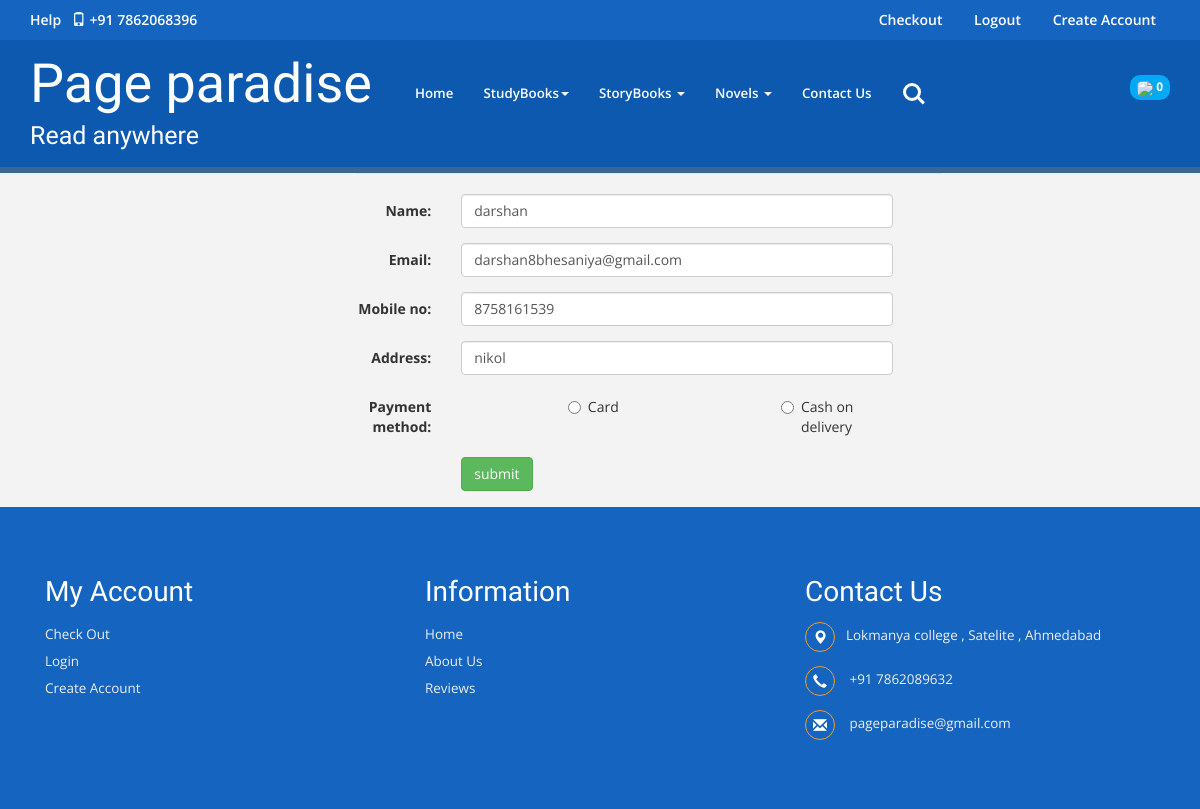
Screenshot of /checkout.php (signed in) with the database file from the repository.
### tables this page shows
CREATE TABLE `registration` (
  `registration_id` int(11) NOT NULL,
  `name` varchar(100) NOT NULL,
  `email` varchar(50) NOT NULL,
  `password` varchar(20) NOT NULL,
  `address` varchar(150) NOT NULL,
  `city` varchar(50) NOT NULL,
  `area` varchar(50) NOT NULL,
  `postalcode` varchar(6) NOT NULL,
  `gender` varchar(10) NOT NULL,
  `mobile` varchar(10) NOT NULL
);

### checkout.php (the view, shortened to what this page needs)
<?php
    include('header.php');
    include("database.php");
?>
<?php
if(isset($_SESSION['email']))
{
    $result=mysqli_query($conn,"SELECT * FROM `registration` WHERE `email`='".$_SESSION['email']."'");
    $row=mysqli_fetch_array($result);
}
?>
<div class="row" style="background-color:#F3F3F3;">
<div class="col-sm-6 col-sm-offset-3">
<form class="form-horizontal" method="post" enctype="multipart/form-data">
    <legend class="text-danger col-sm-offset-1"></legend>
        <div class="form-group">
            <label class="control-label col-sm-3">Name:</label>
            <div class="col-sm-9">
                <input type="text" class="form-control"  name="name"  value="<?php echo $row['name']; ?>"/>
            </div>
        </div>
        <div class="form-group">
            <label class="control-label col-sm-3">Email:</label>
            <div class="col-sm-9">
                <input type="email" class="form-control"  name="email" value="<?php echo $row['email']; ?>"
                            readonly="readonly"/>
            </div>
        </div>
        <div class="form-group">
            <label class="control-label col-sm-3">Mobile no:</label>
            <div class="col-sm-9">
                <input type="text" class="form-control"  name="mobile" value="<?php echo $row['mobile']; ?>"/>
            </div>
        </div>
        <div class="form-group">
            <label class="control-label col-sm-3">Address:</label>
            <div class="col-sm-9">
               <input type="text" class="form-control" name="address" value="<?php echo $row['address']; ?>"/>
            </div>
        </div>
         <div class="form-group">
            <label class="control-label col-sm-3">Payment method:</label>
            <div class="col-sm-9 radio radio-inline">
               <label class="col-sm-3 col-sm-offset-3"><input type="radio" name="cardo" id="crd" value="card" required/>Card</label>
               <label class="col-sm-3 col-sm-offset-3"><input type="radio" name="cardo" id="cash" value="cash" required/>Cash on delivery</label>
           <br><br>
        </div>
        </div> <div class="form-group">
             <div class="col-sm-offset-3 col-sm-9">
                <input type="submit" class="btn btn-success" name="submit"  value="submit"/>
             </div>
         </div>
    <div class="col-sm-1"></div>
</div>
</div>
<?php include('footer.php'); ?>

### css/style.css (style rules this page uses)
body { padding:0 0; margin:0 0; font-family: 'Open Sans', sans-serif; }

### rows the page displays
registration: name "darshan", email "darshan8bhesaniya@gmail.com", mobile "8758161539", address "nikol"

### other values shown
$num "0"
